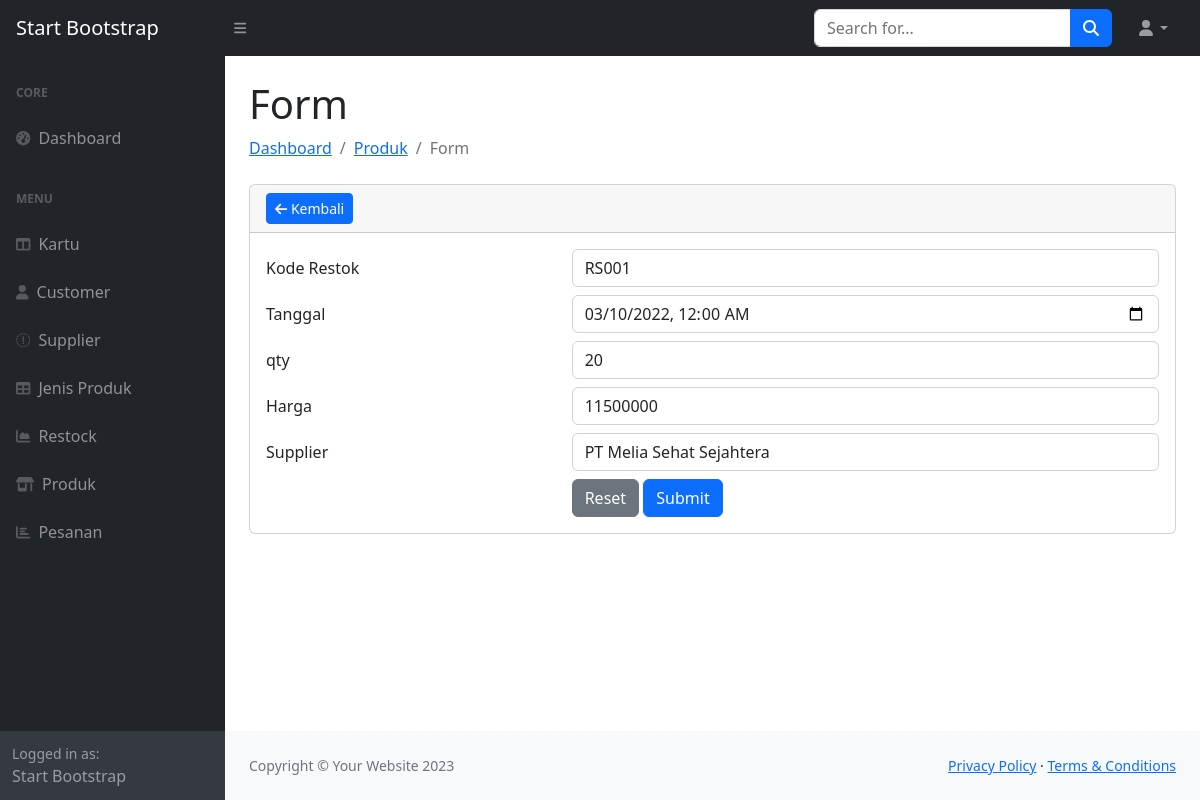
Page /admin/stok_edit.php?id=1 on the committed database.
### tables this page shows
CREATE TABLE `restock` (
  `id` int(11) NOT NULL,
  `restock_number` varchar(45) DEFAULT NULL,
  `date` datetime DEFAULT NULL,
  `qty` int(11) DEFAULT NULL,
  `price` int(11) DEFAULT NULL,
  `supplier_id` int(11) NOT NULL
);

CREATE TABLE `supplier` (
  `id` int(11) NOT NULL,
  `name` varchar(45) DEFAULT NULL,
  `phone` varchar(45) DEFAULT NULL,
  `address` longtext DEFAULT NULL,
  `contact_name` varchar(45) DEFAULT NULL
);

### admin/stok_edit.php (the view, shortened to what this page needs)
<?php
require_once 'layouts/header.php';
require_once 'layouts/navbar.php';
if (isset($_GET['id'])) {
    $id = $_GET['id'];
    $sql = "SELECT * FROM `restock` WHERE `id` = :id";
    $query = $dbh->prepare($sql);
    $query->bindParam(':id', $id, PDO::PARAM_STR);
    $query->execute();
    $row = $query->fetch();
?>
    <main>
        <div class="container-fluid px-4">
            <h1 class="mt-4">Form</h1>
            <ol class="breadcrumb mb-4">
                <li class="breadcrumb-item"><a href="index.php">Dashboard</a></li>
                <li class="breadcrumb-item"><a href="stok.php">Produk</a></li>
                <li class="breadcrumb-item active">Form</li>
            </ol>
            <div class="card mb-4">
                <div class="card-header">
                    <a href="stok.php" class="btn btn-primary btn-sm"><i class="fas fa-arrow-left"></i> Kembali</a>
                </div>
                <div class="card-body">
                    <form method="post" action="stok.php">
                        <div class="form-group row pb-2">
                            <label for="restock_number" class="col-4 col-form-label">Kode Restok</label>
                            <div class="col-8">
                                <input id="restock_number" name="restock_number" value="<?= $row['restock_number'] ?>" type="text" class="form-control" required>
                            </div>
                        </div>
                        <div class="form-group row pb-2">
                            <label for="date" class="col-4 col-form-label">Tanggal</label>
                            <div class="col-8">
                                <input id="date" name="date" value="<?= $row['date'] ?>" type="datetime-local" class="form-control" required>
                            </div>
                        </div>
                        <div class="form-group row pb-2">
                            <label for="qty" class="col-4 col-form-label">qty</label>
                            <div class="col-8">
                                <input id="qty" name="qty" value="<?= $row['qty'] ?>" type="number" class="form-control" required>
                            </div>
                        </div>
                        <div class="form-group row pb-2">
                            <label for="price" class="col-4 col-form-label">Harga</label>
                            <div class="col-8">
                                <input id="price" name="price" value="<?= $row['price'] ?>" type="number" class="form-control" required>
                            </div>
                        </div>
                        <div class="form-group row pb-2">
                            <label for="supplier_id" class="col-4 col-form-label">Supplier</label>
                            <div class="col-8">
                                <select id="supplier_id" name="supplier_id" type="text" class="form-control" required>
                                    <?php
                                    $sql = "SELECT * FROM `supplier` WHERE `id` = :id";
                                    $query = $dbh->prepare($sql);
                                    $query->bindParam(':id', $row['supplier_id'], PDO::PARAM_STR);
                                    $query->execute();
                                    $result = $query->fetch();
                                    ?>
                                    <option value="<?= $result['id'] ?>"><?= $result['name'] ?></option>
                                </select>
                            </div>
                        </div>
                        <div class="form-group row">
                            <div class="offset-4 col-8">
                                <input type="reset" value="Reset" class="btn btn-secondary">
                                <button name="edit" type="submit" class="btn btn-primary">Submit</button>
                            </div>
                        </div>
                    </form>
                </div>
            </div>
        </div>
    </main>
<?php }
require_once 'layouts/footer.php' ?>

### rows in the picture
restock: restock_number "RS001", date "03/10/2022 00:00", qty "20", price "11500000"
supplier: supplier_id "PT Melia Sehat Sejahtera"
